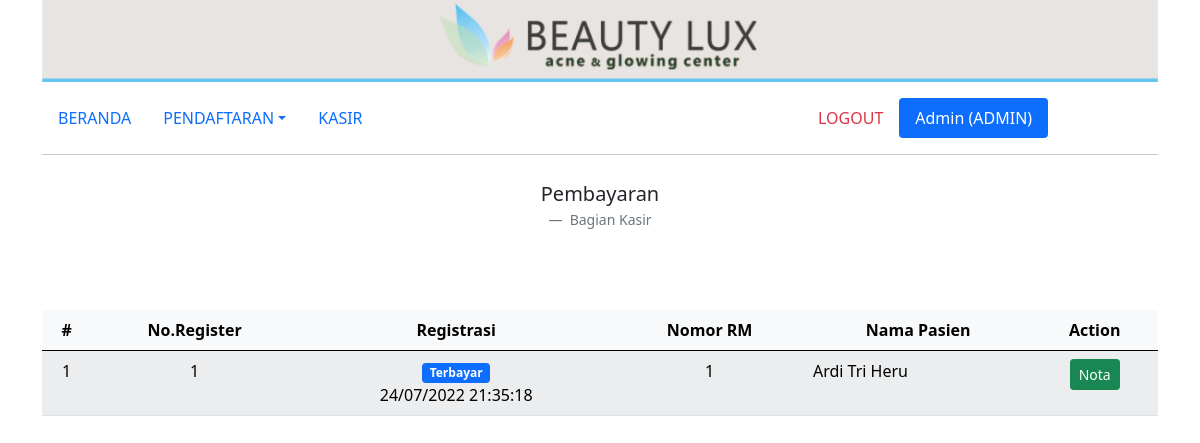
/kasir.php (signed in), run on the app's committed database.
### tables this page shows
CREATE TABLE `detail_penjualan` (
  `id_detail_penjualan` int(100) NOT NULL AUTO_INCREMENT,
  `id_treatment` int(100) NOT NULL,
  `id_produk` int(100) NOT NULL,
  `harga_satuan` int(5) NOT NULL,
  `jumlah` int(3) NOT NULL,
  `tanggal` date NOT NULL,
  `jam` time NOT NULL,
  PRIMARY KEY (`id_detail_penjualan`),
  KEY `id_detail_penjualan` (`id_detail_penjualan`),
  KEY `id_produk` (`id_produk`)
);

CREATE TABLE `treatment` (
  `id_treatment` int(100) NOT NULL AUTO_INCREMENT,
  `id_customer` int(10) NOT NULL,
  `id_user` int(3) NOT NULL,
  `dokter` varchar(50) NOT NULL,
  `konsultasi` varchar(100) NOT NULL,
  `note` varchar(100) NOT NULL,
  `tanggal` timestamp NOT NULL DEFAULT current_timestamp() ON UPDATE current_timestamp(),
  `status` int(1) NOT NULL,
  `kesimpulan` varchar(100) DEFAULT NULL,
  PRIMARY KEY (`id_treatment`),
  KEY `id_treatment` (`id_treatment`),
  KEY `id_customer` (`id_customer`),
  CONSTRAINT `treatment_ibfk_1` FOREIGN KEY (`id_customer`) REFERENCES `customer` (`id_customer`)
);

CREATE TABLE `customer` (
  `id_customer` int(10) NOT NULL AUTO_INCREMENT,
  `nama` varchar(50) NOT NULL,
  `tgl_lahir` date NOT NULL,
  `tempat_lahir` varchar(20) NOT NULL,
  `alamat` varchar(100) NOT NULL,
  `no_hp` varchar(13) NOT NULL,
  PRIMARY KEY (`id_customer`),
  KEY `id_customer` (`id_customer`)
);

### kasir.php (the view)
<?php include('templates/header.php'); ?>
<div class="container">
    <div class="row">
        <div class="col-md-12">
            <img src="img/header.jpg" class="img-fluid" alt="...">
        </div>
    </div>
    <div class="row mt-3 mb-2">
        <div class="col">
            <?php include('menu.php'); ?>
        </div>
    </div>
    <div class="row">
        <figure class="text-center">
            <blockquote class="blockquote">
                <p>Pembayaran</p>
            </blockquote>
            <figcaption class="blockquote-footer">
                Bagian Kasir
            </figcaption>
        </figure>
    </div>
    <div class="row mt-5">
        <div class="col-md-12">
            <table class="table table-hover table-light table-striped">
                <thead>
                    <tr>
                        <th class="text-center" scope="col">#</th>
                        <th class="text-center" scope="col">No.Register</th>
                        <th class="text-center" scope="col">Registrasi</th>
                        <th class="text-center" scope="col">Nomor RM</th>
                        <th class="text-center" scope="col">Nama Pasien</th>
                        <th class="text-center" scope="col">Action</th>
                    </tr>
                </thead>
                <tbody>
                    <?php
                    $no = 1;
                    include 'templates/koneksi.php';
                    $query = mysqli_query($koneksi, "
                    SELECT *,
                    CASE
                    WHEN treatment.status = 0 THEN 'Proses konsultasi'
                    WHEN treatment.status = 1 THEN 'Farmasi'
                    WHEN treatment.status = 2 THEN 'Kasir'
                    WHEN treatment.status = 3 THEN 'Terbayar'
                    END AS nm_status
                    FROM detail_penjualan
                    JOIN treatment
                    ON detail_penjualan.id_treatment = treatment.id_treatment
                    JOIN customer
                    ON treatment.id_customer = customer.id_customer
                    GROUP BY detail_penjualan.id_treatment
                    ");
                    while ($d = mysqli_fetch_array($query)) {
                    ?>
                        <tr>
                            <td class="text-center" scope="row"><?= $no++; ?></td>
                            <td class="text-center" scope="row"><?= $d['id_treatment']; ?></td>
                            <td class="text-center" scope="row"><span class="badge bg-primary"><?= $d['nm_status']; ?></span><br><?= date('d/m/Y H:i:s', strtotime($d['tanggal'])); ?></td>
                            <td class="text-center" scope="row"><?= $d['id_customer']; ?></td>
                            <td class="text-right" scope="row"><?= $d['nama']; ?></td>
                            <td class="text-center" scope="row">
                                <a href="kasir_nota.php?id_treatment=<?= $d['id_treatment']; ?>&nama=<?= $d['nama']; ?>" type="button" class="btn btn-success btn-sm">Nota</a>
                            </td>
                        </tr>
                    <?php } ?>
            </table>
        </div>
    </div>
</div>
<?php include('templates/footer.php'); ?>

### data on the page
detail_penjualan: id_treatment.id_treatment "1", nm_status "Terbayar", id_treatment.tanggal "24/07/2022 21:35:18", customer.id_customer "1", customer.nama "Ardi Tri Heru"

### other printed values
$_SESSION["nama_user"] "Admin"
$_SESSION["login_as"] "ADMIN"
